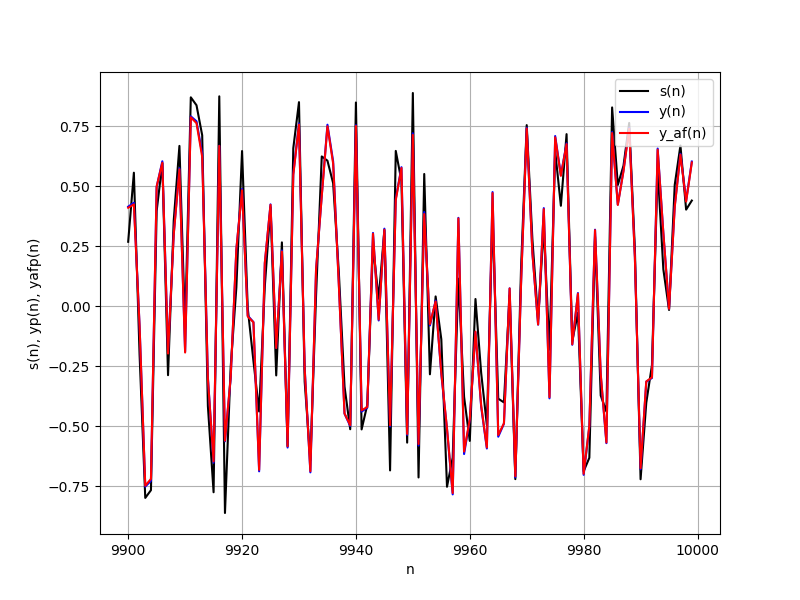

Source code (Python):
import pandas as pd
import numpy as np
import random as rd
from scipy.signal import lfilter
import matplotlib
from matplotlib import pyplot as plt

#signals generation
n = 10000
n_samples = np.linspace(0,n-1,n) 

#white noise generation
s_data = np.random.uniform(-0.9, 0.9, n) #uniform white noise with 10000 samples between -0.9 and 0.9

#Hammerstein system that adds nonlinearity and memory in the white noise (s_data)
u_data = np.arctan(s_data) #addition of nonlinearity in white noise
x_data = lfilter([1, 0.6, 0, 0, 0, 0, 0.2], 1, u_data) #addition of memory in the white noise


#modified perceptron regarding activation function derivative
def activation_function_derivative_modified_perceptron(desired_data, input_data, lr):

    #activation function parameters
    ath = 1
    bth = 1
    cth = bth/ath

    #signal parameters and generation
    wind = 3
    winx = 2
    
    xm = np.zeros(winx) 
    x_data = np.append(xm, input_data)
 
    winy = 3
    y_input = np.zeros(winy)
    
    #weights initialization
    a = np.zeros(wind)
    b = np.zeros(wind)
    wtheta = np.append(a,b)
   
    for k in range(0,len(input_data)):
   
        y_temp = y_input[k:wind+k]
        y = y_temp[::-1] #reverse y_temp
        
        x_temp = x_data[k:wind+k]
        x = x_temp[::-1] #reverse x_temp
        
        #mixed samples vector 
        phi = np.append(y,x)
        v = np.dot(wtheta, phi)
        y_nl = np.tanh(v) #activation function
        
        #distance between the real and estimated values
        error = desired_data[k] - y_nl 
        
        #the atualization of the weights regards the activation function derivative 
        wtheta_out = wtheta + lr*error*cth*(ath - y_nl)*(ath + y_nl)*phi
        wtheta = wtheta_out
        
        #atualization of the y vector
        y_input = np.append(y_input,y_nl)
    
    
    y_out = y_input[winy:]
    
    return wtheta_out, y_out


def modified_perceptron(desired_data, input_data, lr):
    
    #signal parameters and generation
    wind = 3
    winx = 2
    
    xm = np.zeros(winx) 
    x_data = np.append(xm, input_data)
 
    winy = 3
    y_input = np.zeros(winy)
    
    #weights initialization
    a = np.zeros(wind)
    b = np.zeros(wind)
    wtheta = np.append(a,b)
   
    for k in range(0,len(input_data)):

        y_temp = y_input[k:wind+k]
        y = y_temp[::-1] #reverse y_temp
        
        x_temp = x_data[k:wind+k]
        x = x_temp[::-1] #reverse x_temp
        
        #mixed samples vector 
        phi = np.append(y,x)
        v = np.dot(wtheta, phi)
        y_nl = np.tanh(v) #activation function
        
        #distance between the real and estimated values
        error = s_data[k] - y_nl 
        
        #atualization of the weights
        wtheta_out = wtheta + lr*phi*error
        wtheta = wtheta_out
        
        #generation of y vector
        y_input = np.append(y_input,y_nl)
    
    y_out = y_input[winy:]
    
    return wtheta_out, y_out


def EQM(desired_data, y_data):
    
    esignal = []
    
    for k in range(0,len(y_data)):
        esample = (y_data[k] - desired_data[k])**2
        esignal.append(esample)

        eqm_temp = np.sum(esignal)
        eqm = eqm_temp/len(y_data)

    return eqm


# training
wtheta_mp, y_mp = modified_perceptron(s_data, x_data, 0.02)
wtheta_afmp, y_afmp = activation_function_derivative_modified_perceptron(s_data, x_data, 0.02)


#eqm
eqm_mp = EQM(s_data, y_mp)
eqm_afmp = EQM(s_data, y_afmp)


#figure
fig1 = plt.figure(figsize=(8.0, 6.0))
ax = fig1.gca()

plt.plot(n_samples[9900:10000], s_data[9900:10000], color='black', label="s(n)")
plt.plot(n_samples[9900:10000], y_mp[9900:10000], color='blue', label="y(n)")
plt.plot(n_samples[9900:10000], y_afmp[9900:10000], color='red', label="y_af(n)")

plt.xlabel('n')
plt.ylabel('s(n), yp(n), yafp(n)')
plt.legend(loc='upper right')

plt.grid()
plt.show()
